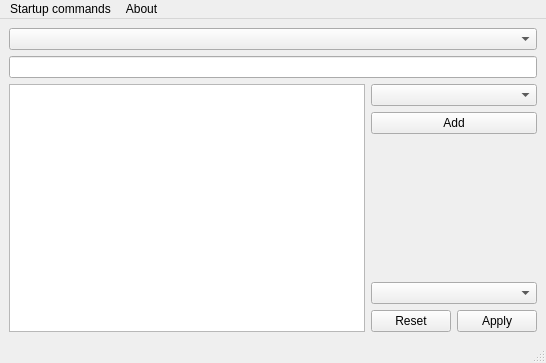
<?xml version="1.0" encoding="UTF-8"?>
<ui version="4.0">
 <class>MainWin</class>
 <widget class="QMainWindow" name="MainWin">
  <property name="geometry">
   <rect>
    <x>0</x>
    <y>0</y>
    <width>546</width>
    <height>363</height>
   </rect>
  </property>
  <property name="windowTitle">
   <string>Bash customiser - Main</string>
  </property>
  <widget class="QWidget" name="centralwidget">
   <layout class="QGridLayout" name="gridLayout">
    <item row="3" column="3" colspan="2">
     <widget class="QPushButton" name="addSeqBtn">
      <property name="text">
       <string>Add</string>
      </property>
     </widget>
    </item>
    <item row="0" column="2" colspan="3">
     <widget class="QComboBox" name="seqCB"/>
    </item>
    <item row="1" column="2" colspan="3">
     <widget class="QLineEdit" name="lineEdit"/>
    </item>
    <item row="2" column="3" colspan="2">
     <widget class="QComboBox" name="colorCB"/>
    </item>
    <item row="2" column="2" rowspan="7">
     <widget class="QPlainTextEdit" name="seqTE">
      <property name="sizePolicy">
       <sizepolicy hsizetype="Minimum" vsizetype="Preferred">
        <horstretch>0</horstretch>
        <verstretch>0</verstretch>
       </sizepolicy>
      </property>
     </widget>
    </item>
    <item row="8" column="3">
     <widget class="QPushButton" name="clearBtn">
      <property name="sizePolicy">
       <sizepolicy hsizetype="Maximum" vsizetype="Fixed">
        <horstretch>0</horstretch>
        <verstretch>0</verstretch>
       </sizepolicy>
      </property>
      <property name="text">
       <string>Reset</string>
      </property>
     </widget>
    </item>
    <item row="7" column="3" colspan="2">
     <widget class="QComboBox" name="defColCB"/>
    </item>
    <item row="8" column="4">
     <widget class="QPushButton" name="apply">
      <property name="sizePolicy">
       <sizepolicy hsizetype="Maximum" vsizetype="Fixed">
        <horstretch>0</horstretch>
        <verstretch>0</verstretch>
       </sizepolicy>
      </property>
      <property name="text">
       <string>Apply</string>
      </property>
     </widget>
    </item>
   </layout>
  </widget>
  <widget class="QStatusBar" name="statusbar"/>
  <widget class="QMenuBar" name="menuBar">
   <property name="geometry">
    <rect>
     <x>0</x>
     <y>0</y>
     <width>546</width>
     <height>19</height>
    </rect>
   </property>
   <widget class="QMenu" name="menuStartup_commands">
    <property name="title">
     <string>Startup commands</string>
    </property>
    <addaction name="separator"/>
    <addaction name="actionEdit"/>
   </widget>
   <widget class="QMenu" name="menuHelp">
    <property name="title">
     <string>About</string>
    </property>
    <addaction name="actionHelp"/>
    <addaction name="actionAbout_QT"/>
   </widget>
   <addaction name="menuStartup_commands"/>
   <addaction name="menuHelp"/>
  </widget>
  <action name="actionHelp">
   <property name="text">
    <string>Help</string>
   </property>
  </action>
  <action name="actionEdit">
   <property name="text">
    <string>Edit</string>
   </property>
  </action>
  <action name="actionAbout_QT">
   <property name="text">
    <string>About QT</string>
   </property>
  </action>
 </widget>
 <resources/>
 <connections/>
</ui>
